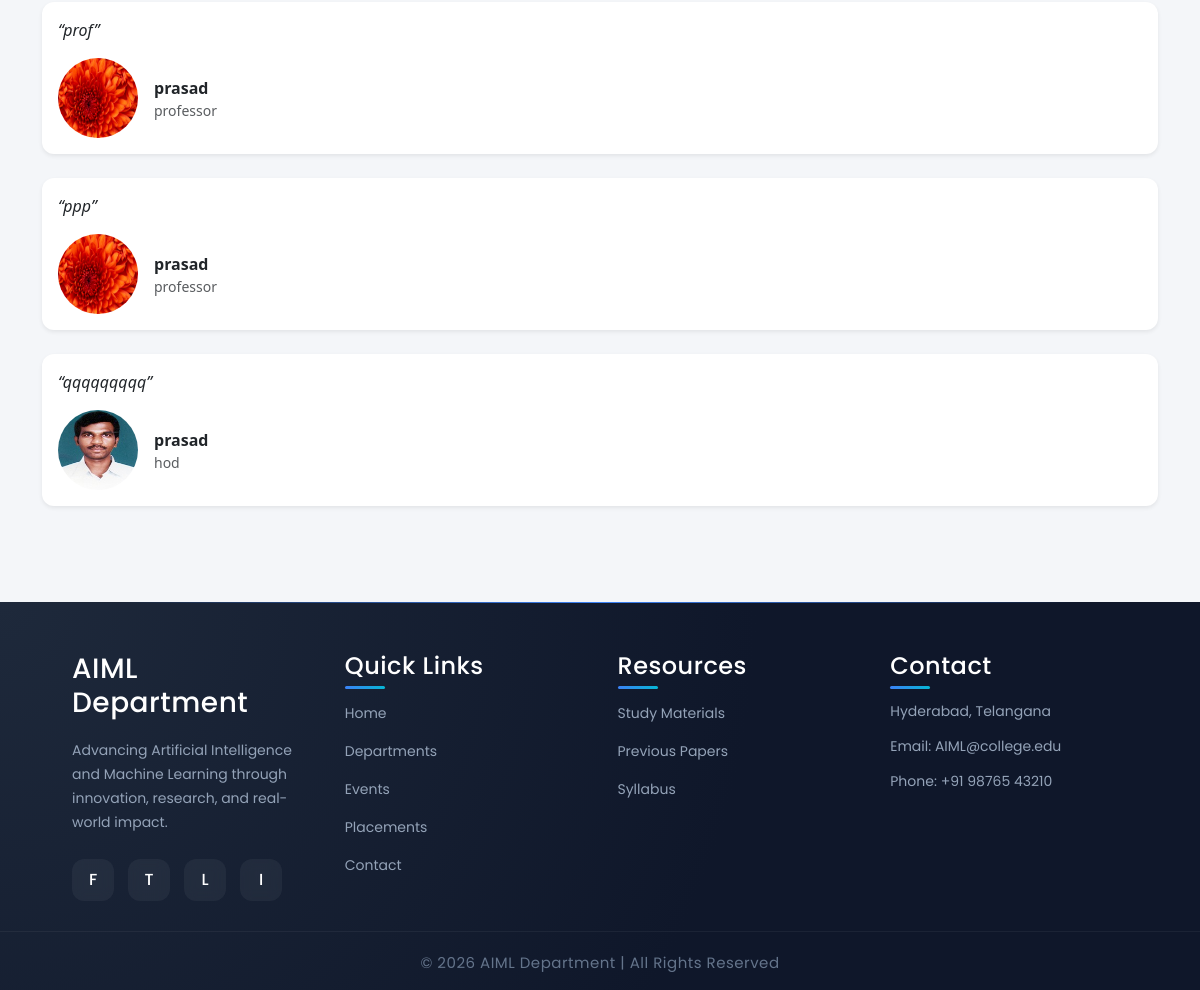
Before: / (lower part) with the older database file.
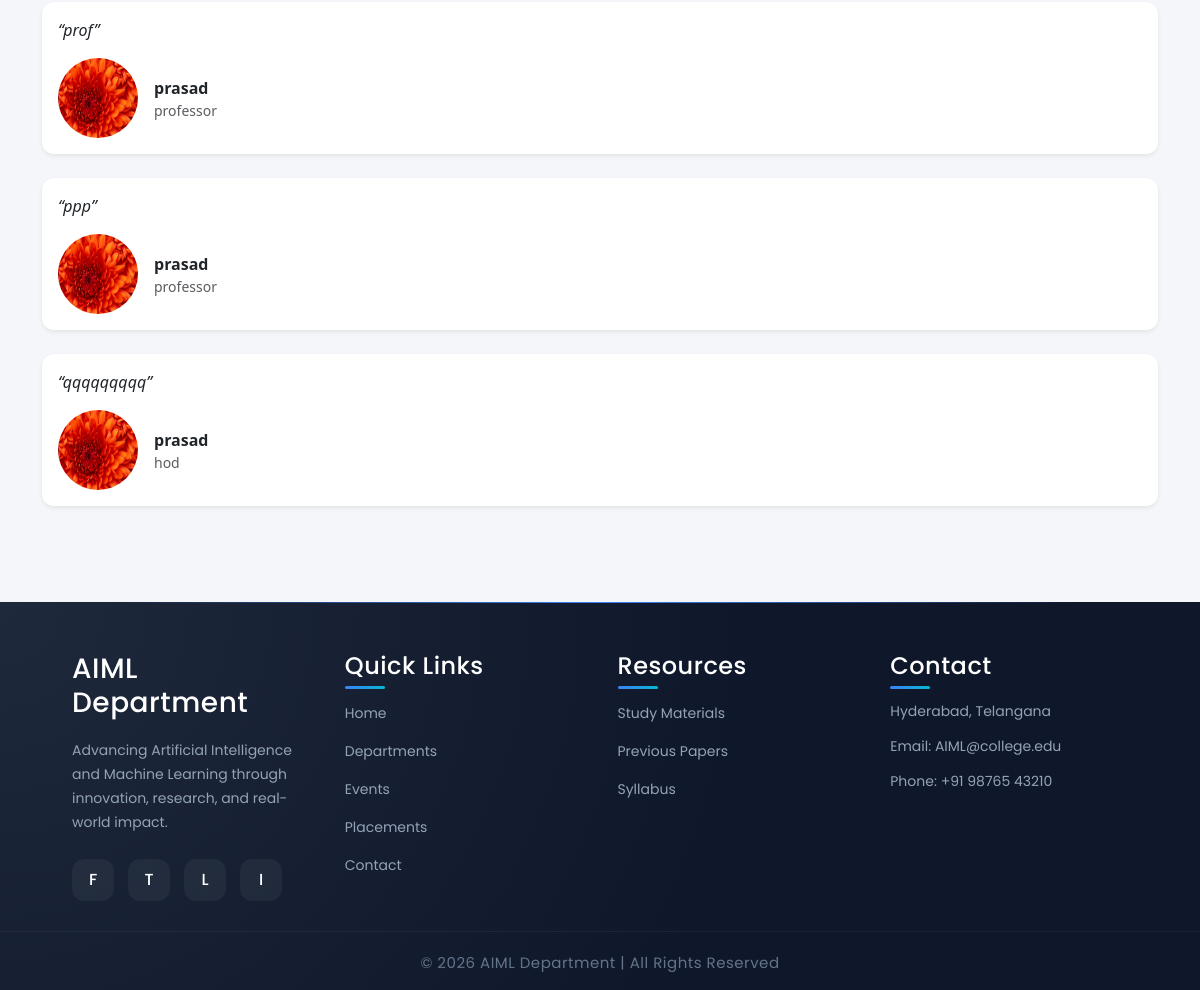
After: the same page with the newer database file.
### tables this page shows
CREATE TABLE IF NOT EXISTS `comments` (
  `id` int(11) NOT NULL AUTO_INCREMENT,
  `name` varchar(500) NOT NULL,
  `type` varchar(100) NOT NULL,
  `qualification` varchar(500) NOT NULL,
  `designation` varchar(500) NOT NULL,
  `comment` blob NOT NULL,
  `image` varchar(500) NOT NULL,
  PRIMARY KEY (`id`)
);

### libraries/mysql.class.php (called while the page is built, shortened)
<?php
class DataBasePDO
{
	private static $hostname	=  DB_SERVER;
	private static $username	=  DB_USER;
	private static $password	=  DB_PASS;
	private static $dbname		=  DB_DATABASE;
	private static $instance 	= FALSE;
	private $db;
	public $fetch_mode 			= PDO::FETCH_ASSOC;
	private $last_statement		= NULL;
	public function __construct($connect = true, $dataBase = null, $server = null,$userName = null, $passWord = null){
			return self::$instance;
	}
	public function connectToDB(){
			$dns='mysql:host='.self::$hostname.';dbname='.self::$dbname;
	    	self::$instance = new PDO($dns, self::$username, self::$password);
	    	self::$instance->setAttribute(PDO::ATTR_ERRMODE, PDO::ERRMODE_EXCEPTION);
	    	$this->db = self::$instance;
	}
	public function getAllResults($sqlQuery = NULL){
			$this->internalQuery($sqlQuery);
			$result = $this->last_statement->fetchAll();
			return $result;
	}
	public function internalQuery($sqlQuery = NULL){
			$stmt = $this->db->query($sqlQuery);
			$stmt->setFetchMode($this->fetch_mode);
			$this->last_statement = $stmt;
			return TRUE;
	}
}
?>

### libraries/functions.class.php (called while the page is built, shortened)
<?php
	include_once("mysql.class.php");
	class DataFunctions {
		public $dbObj;
		public function __construct(){
			$this->dbObj = new DataBasePDO();
	}
	 public function getComment($table, $type){
			$sql		= 'SELECT
								id, name, qualification, designation, comment, image
							FROM
								'.$table.'
							WHERE
								type = "'.$type.'"';
			$result		= $this->dbObj->getAllResults($sql);
			return $result;
	 }
}

### index.php (the view, shortened to what this page needs)
<?php
include_once(INCLUDES_PATH . '/header.php');
require_once(LIB_PATH . '/functions.class.php');
$fcObj = new DataFunctions();
$tbComments = TB_COMMENTS;
$chirmanComment = $fcObj->getComment($tbComments, CHAIRMAN);
$HodComment     = $fcObj->getComment($tbComments, HOD);
$princComment   = $fcObj->getComment($tbComments, PRINCIPAL);
?>
<div class="container my-5">
    <?php if (!empty($chirmanComment)) { ?>
        <div class="card mb-4 shadow-sm border-0">
            <div class="card-body">
                <p class="fst-italic fs-6">
                    “<?php echo $chirmanComment[0]['comment']; ?>”
                </p>
                <div class="d-flex align-items-center mt-3">
                    <img
                        src="public/assets/images/<?php echo $chirmanComment[0]['image']; ?>"
                        class="rounded-circle me-3"
                        width="80"
                        height="80"
                        alt="Chairman"
                    >
                    <div>
                        <div class="fw-semibold">
                            <?php echo $chirmanComment[0]['name']; ?>
                        </div>
                        <div class="text-muted small">
                            <?php echo str_replace('\,', ',', $chirmanComment[0]['designation']); ?>
                        </div>
                    </div>
                </div>
            </div>
        </div>
    <?php } ?>
    <?php if (!empty($princComment)) { ?>
        <div class="card mb-4 shadow-sm border-0">
            <div class="card-body">
                <p class="fst-italic fs-6">
                    “<?php echo $princComment[0]['comment']; ?>”
                </p>
                <div class="d-flex align-items-center mt-3">
                    <img
                        src="public/assets/images/<?php echo $princComment[0]['image']; ?>"
                        class="rounded-circle me-3"
                        width="80"
                        height="80"
                        alt="Principal"
                    >
                    <div>
                        <div class="fw-semibold">
                            <?php echo $princComment[0]['name']; ?>
                        </div>
                        <div class="text-muted small">
                            <?php echo str_replace('\,', ',', $princComment[0]['designation']); ?>
                        </div>
                    </div>
                </div>
            </div>
        </div>
    <?php } ?>
    <?php if (!empty($HodComment)) { ?>
        <div class="card mb-4 shadow-sm border-0">
            <div class="card-body">
                <p class="fst-italic fs-6">
                    “<?php echo $HodComment[0]['comment']; ?>”
                </p>
                <div class="d-flex align-items-center mt-3">
                    <img
                        src="public/assets/images/<?php echo $HodComment[0]['image']; ?>"
                        class="rounded-circle me-3"
                        width="80"
                        height="80"
                        alt="HOD"
                    >
                    <div>
                        <div class="fw-semibold">
                            <?php echo $HodComment[0]['name']; ?>
                        </div>
                        <div class="text-muted small">
                            <?php echo str_replace('\,', ',', $HodComment[0]['designation']); ?>
                        </div>
                    </div>
                </div>
            </div>
        </div>
    <?php } ?>
</div>
<?php include_once(INCLUDES_PATH . '/footer.php'); ?>

### public/Includes/header.php (shortened to what this page needs)
<!DOCTYPE html>
<html>
<head>
    <link href="https://cdn.jsdelivr.net/npm/bootstrap@5.3.2/dist/css/bootstrap.min.css" rel="stylesheet">
    <link rel="stylesheet" href="<?php echo BASE_URL; ?>/public/assets/css/newstyle.css">
</head>
<body>
<section class="page-content py-5">

### public/Includes/footer.php
</section>
<footer class="footer">
    <div class="footer-container">
        <div class="footer-brand">
            <h3>AIML Department</h3>
            <p>
Advancing Artificial Intelligence and Machine Learning through innovation, research, and real-world impact.            </p>
            <div class="social-icons">
                <a href="#">F</a>
                <a href="#">T</a>
                <a href="#">L</a>
                <a href="#">I</a>
            </div>
        </div>
        <div class="footer-links">
            <h4>Quick Links</h4>
            <ul>
                <li><a href="<?php echo BASE_URL; ?>/">Home</a></li>
                <li><a  href="<?php echo BASE_URL; ?>/public/pages/department/department.php">Departments</a></li>
                <li><a href="<?php echo BASE_URL; ?>/public/pages/events/events.php">Events</a></li>
                <li><a href="<?php echo BASE_URL; ?>/public/pages/placements.php">Placements</a></li>
                <li><a href="<?php echo BASE_URL; ?>/public/pages/contactus.php">Contact</a></li>
            </ul>
        </div>
        <div class="footer-links">
            <h4>Resources</h4>
            <ul>
                <li><a href="#">Study Materials</a></li>
                <li><a href="#">Previous Papers</a></li>
                <li><a href="#">Syllabus</a></li>
            </ul>
        </div>
        <div class="footer-contact">
            <h4>Contact</h4>
            <p>Hyderabad, Telangana</p>
            <p>Email: AIML@college.edu</p>
            <p>Phone: +91 98765 43210</p>
        </div>
    </div>
    <div class="footer-bottom">
        &copy; <?php echo date("Y"); ?> AIML Department | All Rights Reserved
    </div>
</footer>
</body>
</html>

### public/assets/css/newstyle.css (style rules this page uses)
body { background-color: #f4f6f9; font-family: 'Segoe UI', sans-serif; }
.card { border-radius: 12px; }
.footer { font-family: 'Poppins', sans-serif; background: radial-gradient(circle at top left, #1e293b, #0f172a 60%); color: #cbd5e1; padding: 50px 0 15px; position: relative; overflow: hidden; }
.footer::before { content: ""; position: absolute; top: 0; left: 50%; transform: translateX(-50%); width: 80%; height: 1px; background: linear-gradient(90deg, transparent, #3b82f6, transparent); }
.footer-container { width: 88%; margin: auto; display: grid; grid-template-columns: repeat(4, 1fr); gap: 35px; }
.footer h3, .footer h4 { color: white; letter-spacing: 0.5px; position: relative; margin-bottom: 20px; }
.footer h4::after { content: ""; width: 40px; height: 3px; background: linear-gradient(90deg, #3b82f6, #06b6d4); position: absolute; bottom: -8px; left: 0; border-radius: 2px; }
.footer-brand p { font-size: 14px; line-height: 1.7; color: #94a3b8; margin-top: 15px; }
.social-icons { display: flex; gap: 14px; margin-top: 25px; }
.social-icons a { width: 42px; height: 42px; display: flex; align-items: center; justify-content: center; border-radius: 12px; background: rgba(255,255,255,0.05); backdrop-filter: blur(6px); color: white; text-decoration: none; transition: all 0.3s ease; font-weight: 500; }
.footer-links ul { list-style: none; padding: 0; }
.footer-links ul li { margin-bottom: 14px; }
.footer-links ul li a { text-decoration: none; color: #94a3b8; font-size: 14px; transition: all 0.3s ease; display: inline-block; }
.footer-contact p { margin-bottom: 14px; font-size: 14px; color: #94a3b8; transition: 0.3s; }
.footer-bottom { margin-top: 30px; padding-top: 20px; border-top: 1px solid rgba(255,255,255,0.05); text-align: center; font-size: 15px; color: #64748b; letter-spacing: 0.5px; }

Changed rows visible on the page:
changed comments "qqqqqqqqq": image: a different picture
